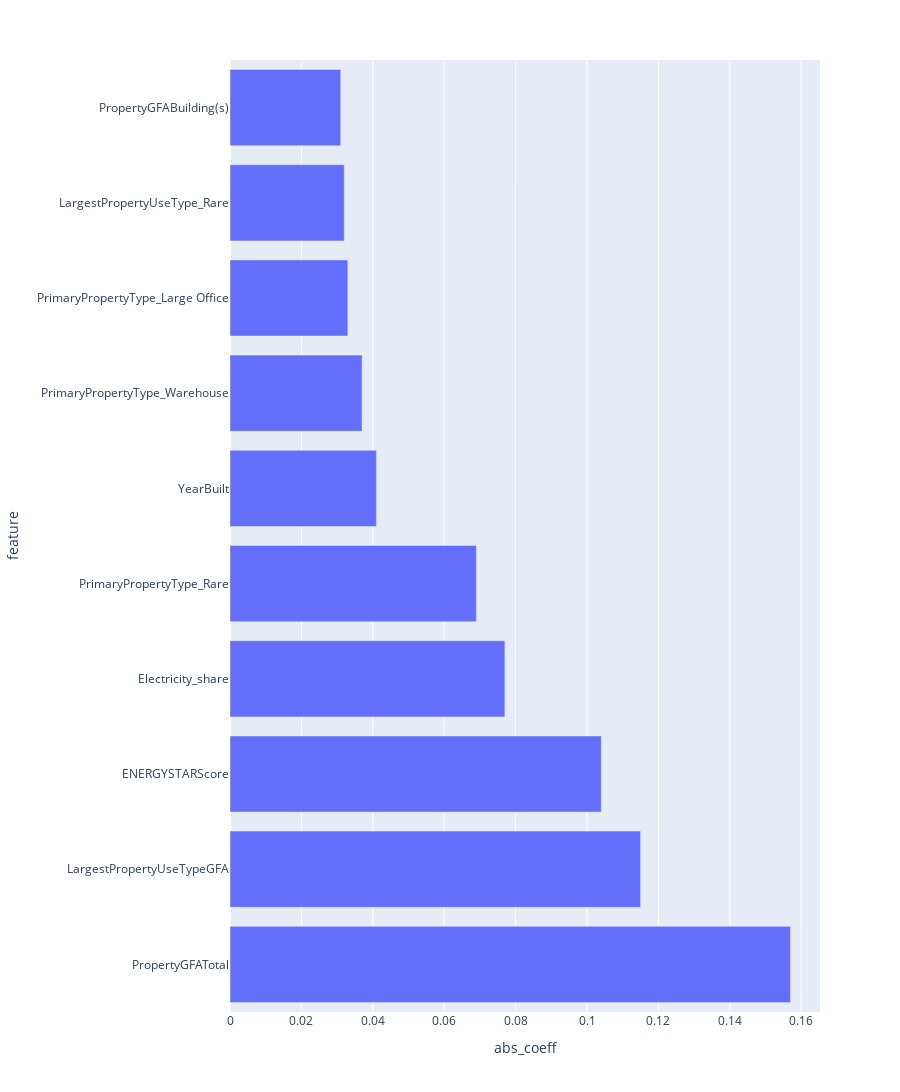

The code cell stored with this chart in its notebook:
### Code cell
# Top 10 features in absolute coefficient
df_coeffs['abs_coeff'] = abs(df_coeffs.coeff)
df_coeffs = df_coeffs.sort_values(by='abs_coeff', ascending=False)
px.bar(df_coeffs[0:10], x='abs_coeff', y='feature', height=len(X_train.columns)*20)

### Figure 1 — Plotly figure (JSON) as saved in the notebook; plotly's stock layout.template omitted (floating-point values rounded to 4 significant figures)
{"data": [{"alignmentgroup": "True", "hovertemplate": "abs_coeff=%{x}<br>feature=%{y}<extra></extra>", "legendgroup": "", "marker": {"color": "#636efa", "pattern": {"shape": ""}}, "name": "", "offsetgroup": "", "orientation": "h", "showlegend": false, "textposition": "auto", "type": "bar", "x": [0.157, 0.115, 0.104, 0.077, 0.069, 0.041, 0.037, 0.033, 0.032, 0.031], "xaxis": "x", "y": ["PropertyGFATotal", "LargestPropertyUseTypeGFA", "ENERGYSTARScore", "Electricity_share", "PrimaryPropertyType_Rare", "YearBuilt", "PrimaryPropertyType_Warehouse", "PrimaryPropertyType_Large Office", "LargestPropertyUseType_Rare", "PropertyGFABuilding(s)"], "yaxis": "y"}], "layout": {"barmode": "relative", "height": 1140, "legend": {"tracegroupgap": 0}, "margin": {"t": 60}, "xaxis": {"anchor": "y", "domain": [0, 1], "title": {"text": "abs_coeff"}}, "yaxis": {"anchor": "x", "domain": [0, 1], "title": {"text": "feature"}}}}
